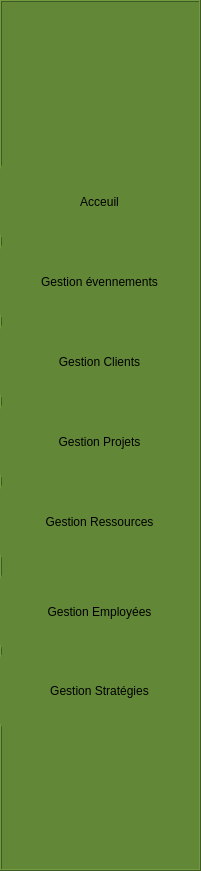
   <widget class="QFrame" name="barreverticale">
    <property name="geometry">
     <rect>
      <x>0</x>
      <y>0</y>
      <width>201</width>
      <height>871</height>
     </rect>
    </property>
    <property name="palette">
     <palette>
      <active>
       <colorrole role="WindowText">
        <brush brushstyle="SolidPattern">
         <color alpha="255">
          <red>0</red>
          <green>0</green>
          <blue>0</blue>
         </color>
        </brush>
       </colorrole>
       <colorrole role="Button">
        <brush brushstyle="SolidPattern">
         <color alpha="255">
          <red>98</red>
          <green>135</green>
          <blue>55</blue>
         </color>
        </brush>
       </colorrole>
       <colorrole role="Light">
        <brush brushstyle="SolidPattern">
         <color alpha="255">
          <red>159</red>
          <green>207</green>
          <blue>54</blue>
         </color>
        </brush>
       </colorrole>
       <colorrole role="Midlight">
        <brush brushstyle="SolidPattern">
         <color alpha="255">
          <red>132</red>
          <green>172</green>
          <blue>45</blue>
         </color>
        </brush>
       </colorrole>
       <colorrole role="Dark">
        <brush brushstyle="SolidPattern">
         <color alpha="255">
          <red>53</red>
          <green>69</green>
          <blue>18</blue>
         </color>
        </brush>
       </colorrole>
       <colorrole role="Mid">
        <brush brushstyle="SolidPattern">
         <color alpha="255">
          <red>71</red>
          <green>92</green>
          <blue>24</blue>
         </color>
        </brush>
       </colorrole>
       <colorrole role="Text">
        <brush brushstyle="SolidPattern">
         <color alpha="255">
          <red>0</red>
          <green>0</green>
          <blue>0</blue>
         </color>
        </brush>
       </colorrole>
       <colorrole role="BrightText">
        <brush brushstyle="SolidPattern">
         <color alpha="255">
          <red>255</red>
          <green>255</green>
          <blue>255</blue>
         </color>
        </brush>
       </colorrole>
       <colorrole role="ButtonText">
        <brush brushstyle="SolidPattern">
         <color alpha="255">
          <red>0</red>
          <green>0</green>
          <blue>0</blue>
         </color>
        </brush>
       </colorrole>
       <colorrole role="Base">
        <brush brushstyle="SolidPattern">
         <color alpha="255">
          <red>98</red>
          <green>135</green>
          <blue>55</blue>
         </color>
        </brush>
       </colorrole>
       <colorrole role="Window">
        <brush brushstyle="SolidPattern">
         <color alpha="255">
          <red>98</red>
          <green>135</green>
          <blue>55</blue>
         </color>
        </brush>
       </colorrole>
       <colorrole role="Shadow">
        <brush brushstyle="SolidPattern">
         <color alpha="255">
          <red>0</red>
          <green>0</green>
          <blue>0</blue>
         </color>
        </brush>
       </colorrole>
       <colorrole role="AlternateBase">
        <brush brushstyle="SolidPattern">
         <color alpha="255">
          <red>180</red>
          <green>196</green>
          <blue>145</blue>
         </color>
        </brush>
       </colorrole>
       <colorrole role="ToolTipBase">
        <brush brushstyle="SolidPattern">
         <color alpha="255">
          <red>255</red>
          <green>255</green>
          <blue>220</blue>
         </color>
        </brush>
       </colorrole>
       <colorrole role="ToolTipText">
        <brush brushstyle="SolidPattern">
         <color alpha="255">
          <red>0</red>
          <green>0</green>
          <blue>0</blue>
         </color>
        </brush>
       </colorrole>
       <colorrole role="PlaceholderText">
        <brush brushstyle="SolidPattern">
         <color alpha="127">
          <red>0</red>
          <green>0</green>
          <blue>0</blue>
         </color>
        </brush>
       </colorrole>
       <colorrole role="Accent">
        <brush brushstyle="SolidPattern">
         <color alpha="255">
          <red>255</red>
          <green>255</green>
          <blue>255</blue>
         </color>
        </brush>
       </colorrole>
      </active>
      <inactive>
       <colorrole role="WindowText">
        <brush brushstyle="SolidPattern">
         <color alpha="255">
          <red>0</red>
          <green>0</green>
          <blue>0</blue>
         </color>
        </brush>
       </colorrole>
       <colorrole role="Button">
        <brush brushstyle="SolidPattern">
         <color alpha="255">
          <red>98</red>
          <green>135</green>
          <blue>55</blue>
         </color>
        </brush>
       </colorrole>
       <colorrole role="Light">
        <brush brushstyle="SolidPattern">
         <color alpha="255">
          <red>159</red>
          <green>207</green>
          <blue>54</blue>
         </color>
        </brush>
       </colorrole>
       <colorrole role="Midlight">
        <brush brushstyle="SolidPattern">
         <color alpha="255">
          <red>132</red>
          <green>172</green>
          <blue>45</blue>
         </color>
        </brush>
       </colorrole>
       <colorrole role="Dark">
        <brush brushstyle="SolidPattern">
         <color alpha="255">
          <red>53</red>
          <green>69</green>
          <blue>18</blue>
         </color>
        </brush>
       </colorrole>
       <colorrole role="Mid">
        <brush brushstyle="SolidPattern">
         <color alpha="255">
          <red>71</red>
          <green>92</green>
          <blue>24</blue>
         </color>
        </brush>
       </colorrole>
       <colorrole role="Text">
        <brush brushstyle="SolidPattern">
         <color alpha="255">
          <red>0</red>
          <green>0</green>
          <blue>0</blue>
         </color>
        </brush>
       </colorrole>
       <colorrole role="BrightText">
        <brush brushstyle="SolidPattern">
         <color alpha="255">
          <red>255</red>
          <green>255</green>
          <blue>255</blue>
         </color>
        </brush>
       </colorrole>
       <colorrole role="ButtonText">
        <brush brushstyle="SolidPattern">
         <color alpha="255">
          <red>0</red>
          <green>0</green>
          <blue>0</blue>
         </color>
        </brush>
       </colorrole>
       <colorrole role="Base">
        <brush brushstyle="SolidPattern">
         <color alpha="255">
          <red>98</red>
          <green>135</green>
          <blue>55</blue>
         </color>
        </brush>
       </colorrole>
       <colorrole role="Window">
        <brush brushstyle="SolidPattern">
         <color alpha="255">
          <red>98</red>
          <green>135</green>
          <blue>55</blue>
         </color>
        </brush>
       </colorrole>
       <colorrole role="Shadow">
        <brush brushstyle="SolidPattern">
         <color alpha="255">
          <red>0</red>
          <green>0</green>
          <blue>0</blue>
         </color>
        </brush>
       </colorrole>
       <colorrole role="AlternateBase">
        <brush brushstyle="SolidPattern">
         <color alpha="255">
          <red>180</red>
          <green>196</green>
          <blue>145</blue>
         </color>
        </brush>
       </colorrole>
       <colorrole role="ToolTipBase">
        <brush brushstyle="SolidPattern">
         <color alpha="255">
          <red>255</red>
          <green>255</green>
          <blue>220</blue>
         </color>
        </brush>
       </colorrole>
       <colorrole role="ToolTipText">
        <brush brushstyle="SolidPattern">
         <color alpha="255">
          <red>0</red>
          <green>0</green>
          <blue>0</blue>
         </color>
        </brush>
       </colorrole>
       <colorrole role="PlaceholderText">
        <brush brushstyle="SolidPattern">
         <color alpha="127">
          <red>0</red>
          <green>0</green>
          <blue>0</blue>
         </color>
        </brush>
       </colorrole>
       <colorrole role="Accent">
        <brush brushstyle="SolidPattern">
         <color alpha="255">
          <red>255</red>
          <green>255</green>
          <blue>255</blue>
         </color>
        </brush>
       </colorrole>
      </inactive>
      <disabled>
       <colorrole role="WindowText">
        <brush brushstyle="SolidPattern">
         <color alpha="255">
          <red>53</red>
          <green>69</green>
          <blue>18</blue>
         </color>
        </brush>
       </colorrole>
       <colorrole role="Button">
        <brush brushstyle="SolidPattern">
         <color alpha="255">
          <red>98</red>
          <green>135</green>
          <blue>55</blue>
         </color>
        </brush>
       </colorrole>
       <colorrole role="Light">
        <brush brushstyle="SolidPattern">
         <color alpha="255">
          <red>159</red>
          <green>207</green>
          <blue>54</blue>
         </color>
        </brush>
       </colorrole>
       <colorrole role="Midlight">
        <brush brushstyle="SolidPattern">
         <color alpha="255">
          <red>132</red>
          <green>172</green>
          <blue>45</blue>
         </color>
        </brush>
       </colorrole>
       <colorrole role="Dark">
        <brush brushstyle="SolidPattern">
         <color alpha="255">
          <red>53</red>
          <green>69</green>
          <blue>18</blue>
         </color>
        </brush>
       </colorrole>
       <colorrole role="Mid">
        <brush brushstyle="SolidPattern">
         <color alpha="255">
          <red>71</red>
          <green>92</green>
          <blue>24</blue>
         </color>
        </brush>
       </colorrole>
       <colorrole role="Text">
        <brush brushstyle="SolidPattern">
         <color alpha="255">
          <red>53</red>
          <green>69</green>
          <blue>18</blue>
         </color>
        </brush>
       </colorrole>
       <colorrole role="BrightText">
        <brush brushstyle="SolidPattern">
         <color alpha="255">
          <red>255</red>
          <green>255</green>
          <blue>255</blue>
         </color>
        </brush>
       </colorrole>
       <colorrole role="ButtonText">
        <brush brushstyle="SolidPattern">
         <color alpha="255">
          <red>53</red>
          <green>69</green>
          <blue>18</blue>
         </color>
        </brush>
       </colorrole>
       <colorrole role="Base">
        <brush brushstyle="SolidPattern">
         <color alpha="255">
          <red>98</red>
          <green>135</green>
          <blue>55</blue>
         </color>
        </brush>
       </colorrole>
       <colorrole role="Window">
        <brush brushstyle="SolidPattern">
         <color alpha="255">
          <red>98</red>
          <green>135</green>
          <blue>55</blue>
         </color>
        </brush>
       </colorrole>
       <colorrole role="Shadow">
        <brush brushstyle="SolidPattern">
         <color alpha="255">
          <red>0</red>
          <green>0</green>
          <blue>0</blue>
         </color>
        </brush>
       </colorrole>
       <colorrole role="AlternateBase">
        <brush brushstyle="SolidPattern">
         <color alpha="255">
          <red>106</red>
          <green>138</green>
          <blue>36</blue>
         </color>
        </brush>
       </colorrole>
       <colorrole role="ToolTipBase">
        <brush brushstyle="SolidPattern">
         <color alpha="255">
          <red>255</red>
          <green>255</green>
          <blue>220</blue>
         </color>
        </brush>
       </colorrole>
       <colorrole role="ToolTipText">
        <brush brushstyle="SolidPattern">
         <color alpha="255">
          <red>0</red>
          <green>0</green>
          <blue>0</blue>
         </color>
        </brush>
       </colorrole>
       <colorrole role="PlaceholderText">
        <brush brushstyle="SolidPattern">
         <color alpha="127">
          <red>53</red>
          <green>69</green>
          <blue>18</blue>
         </color>
        </brush>
       </colorrole>
       <colorrole role="Accent">
        <brush brushstyle="SolidPattern">
         <color alpha="255">
          <red>138</red>
          <green>179</green>
          <blue>47</blue>
         </color>
        </brush>
       </colorrole>
      </disabled>
     </palette>
    </property>
    <property name="mouseTracking">
     <bool>false</bool>
    </property>
    <property name="styleSheet">
     <string notr="true">background-color: rgb(98, 135, 55);
</string>
    </property>
    <property name="frameShape">
     <enum>QFrame::Shape::Box</enum>
    </property>
    <property name="frameShadow">
     <enum>QFrame::Shadow::Raised</enum>
    </property>
    <widget class="QLabel" name="label">
     <property name="geometry">
      <rect>
       <x>30</x>
       <y>10</y>
       <width>131</width>
       <height>111</height>
      </rect>
     </property>
     <property name="styleSheet">
      <string notr="true">image: url(:/res/prof.png);</string>
     </property>
     <property name="text">
      <string/>
     </property>
    </widget>
    <widget class="QPushButton" name="GestionEvenementsButton">
     <property name="geometry">
      <rect>
       <x>0</x>
       <y>241</y>
       <width>199</width>
       <height>81</height>
      </rect>
     </property>
     <property name="styleSheet">
      <string notr="true">QPushButton {
background-color: rgb(98, 135, 55);
font: 10pt &quot;Sylfaen&quot;;
border-radius: 10px;
}
QPushButton:hover {
background-color: #7E9C5A;
}</string>
     </property>
     <property name="text">
      <string>Gestion évennements</string>
     </property>
    </widget>
    <widget class="QPushButton" name="gestionClientsButton">
     <property name="geometry">
      <rect>
       <x>0</x>
       <y>321</y>
       <width>199</width>
       <height>81</height>
      </rect>
     </property>
     <property name="styleSheet">
      <string notr="true">QPushButton {
background-color: rgb(98, 135, 55);
font: 10pt &quot;Sylfaen&quot;;
border-radius: 10px;
}
QPushButton:hover {
background-color: #7E9C5A;
}</string>
     </property>
     <property name="text">
      <string>Gestion Clients</string>
     </property>
    </widget>
    <widget class="QPushButton" name="GestionProjetsButton">
     <property name="geometry">
      <rect>
       <x>0</x>
       <y>401</y>
       <width>199</width>
       <height>81</height>
      </rect>
     </property>
     <property name="styleSheet">
      <string notr="true">QPushButton {
background-color: rgb(98, 135, 55);
font: 10pt &quot;Sylfaen&quot;;
border-radius: 10px;
}
QPushButton:hover {
background-color: #7E9C5A;
}</string>
     </property>
     <property name="text">
      <string>Gestion Projets</string>
     </property>
    </widget>
    <widget class="QPushButton" name="GestionRessourcesButton">
     <property name="geometry">
      <rect>
       <x>0</x>
       <y>481</y>
       <width>199</width>
       <height>81</height>
      </rect>
     </property>
     <property name="styleSheet">
      <string notr="true">QPushButton {
background-color: rgb(98, 135, 55);
font: 10pt &quot;Sylfaen&quot;;
border-radius: 10px;
}
QPushButton:hover {
background-color: #7E9C5A;
}</string>
     </property>
     <property name="text">
      <string>Gestion Ressources</string>
     </property>
    </widget>
    <widget class="QPushButton" name="GestionStrategiesButton">
     <property name="geometry">
      <rect>
       <x>0</x>
       <y>650</y>
       <width>199</width>
       <height>81</height>
      </rect>
     </property>
     <property name="styleSheet">
      <string notr="true">QPushButton {
background-color: rgb(98, 135, 55);
font: 10pt &quot;Sylfaen&quot;;
border-radius: 10px;
}
QPushButton:hover {
background-color: #7E9C5A;
}</string>
     </property>
     <property name="text">
      <string>Gestion Stratégies</string>
     </property>
    </widget>
    <widget class="QPushButton" name="GestionEmployeesButton">
     <property name="geometry">
      <rect>
       <x>0</x>
       <y>571</y>
       <width>199</width>
       <height>81</height>
      </rect>
     </property>
     <property name="styleSheet">
      <string notr="true">QPushButton {
background-color: rgb(98, 135, 55);
font: 10pt &quot;Sylfaen&quot;;
border-radius: 10px;
}
QPushButton:hover {
background-color: #7E9C5A;
}</string>
     </property>
     <property name="text">
      <string>Gestion Employées</string>
     </property>
    </widget>
    <widget class="QPushButton" name="GestionParamtresButton_2">
     <property name="geometry">
      <rect>
       <x>0</x>
       <y>161</y>
       <width>199</width>
       <height>81</height>
      </rect>
     </property>
     <property name="styleSheet">
      <string notr="true">QPushButton {
background-color: rgb(98, 135, 55);
font: 10pt &quot;Sylfaen&quot;;
border-radius: 10px;
}
QPushButton:hover {
background-color: #7E9C5A;
}</string>
     </property>
     <property name="text">
      <string>Acceuil</string>
     </property>
    </widget>
   </widget>
